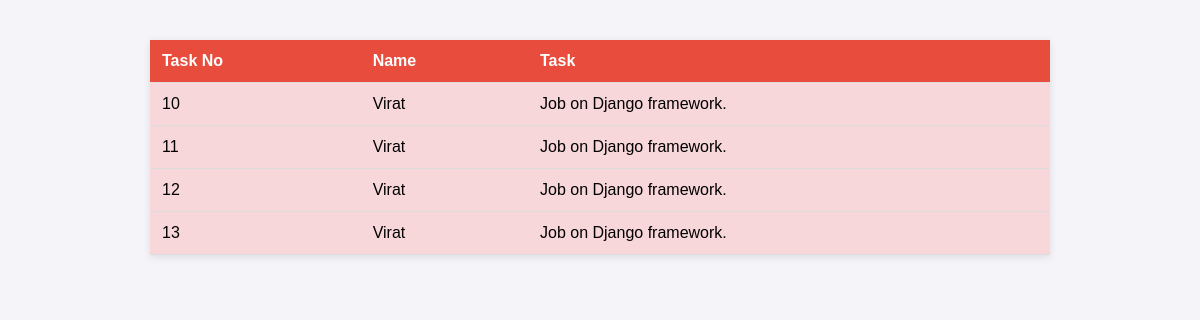
The page /MyWorks/Virat (signed in) on the database its author committed.
### App1/models.py (models this page shows, shortened)
class Employee_tasks(models.Model):
    Employees= models.ForeignKey(Employee_details,on_delete=models.CASCADE,related_name='Task')
    Task = models.CharField(max_length=100)
    Status = models.CharField(max_length=50,default='Started')
    StartTime = models.DateTimeField(auto_now_add=True)
    EndTime = models.DateTimeField(null=True)

class Employee_details(models.Model):
    merge = models.ForeignKey(User,on_delete=models.CASCADE,related_name='Emp')
    Employee_ID = models.IntegerField(unique=True)
    Photo = models.ImageField(upload_to='Employee_profile')
    Name = models.CharField(max_length=50)
    Role = models.CharField(null=True,max_length=50)
    Phone_Number = models.BigIntegerField(unique=True)
    Age = models.IntegerField()
    Gender = models.CharField(max_length=10)
    Location = models.CharField(max_length=50)

### App1/views.py (the view)
# urls.py: path('MyWorks/<name>',views.My_works,name='Mw'),
@login_required
def My_works(request,name):
    get_data = Employee_tasks.objects.filter(Employees__Name = name)
    return render (request,'My_works.html',{'a':get_data})

### App1/templates/My_works.html (shortened to what this page needs)
<!DOCTYPE html>
<html lang="en">
<head>
</head>
<body>
    <table>
        <thead>
            <tr>
                <th>Task No</th>
                <th>Name</th>
                <th>Task</th>
            </tr>
        </thead>
        <tbody>
            {% for i in a %}
            <tr>
                <td>{{ i.id }}</td>
                <td>{{ i.Employees.Name }}</td>
                <td>{{ i.Task }}</td>
            </tr>
            {% endfor %}
        </tbody>
    </table>
</body>
</html>

### App1/templates/My_works.html (style rules this page uses)
body { font-family: Arial, sans-serif; background-color: #f4f4f9; margin: 0; padding: 20px; }
table { width: 100%; max-width: 900px; margin: 20px auto; border-collapse: collapse; background-color: #fff; box-shadow: 0 2px 8px rgba(0, 0, 0, 0.1); }
th, td { padding: 12px; text-align: left; border-bottom: 1px solid #ddd; }
th { background-color: #e74c3c; color: white; }
td { background-color: #f8d7da; }

### rows shown on the page
Employee_tasks: id "10", Employees.Name "Virat", Task "Job on Django framework."
Employee_tasks: id "11", Employees.Name "Virat", Task "Job on Django framework."
Employee_tasks: id "12", Employees.Name "Virat", Task "Job on Django framework."
Employee_tasks: id "13", Employees.Name "Virat", Task "Job on Django framework."
